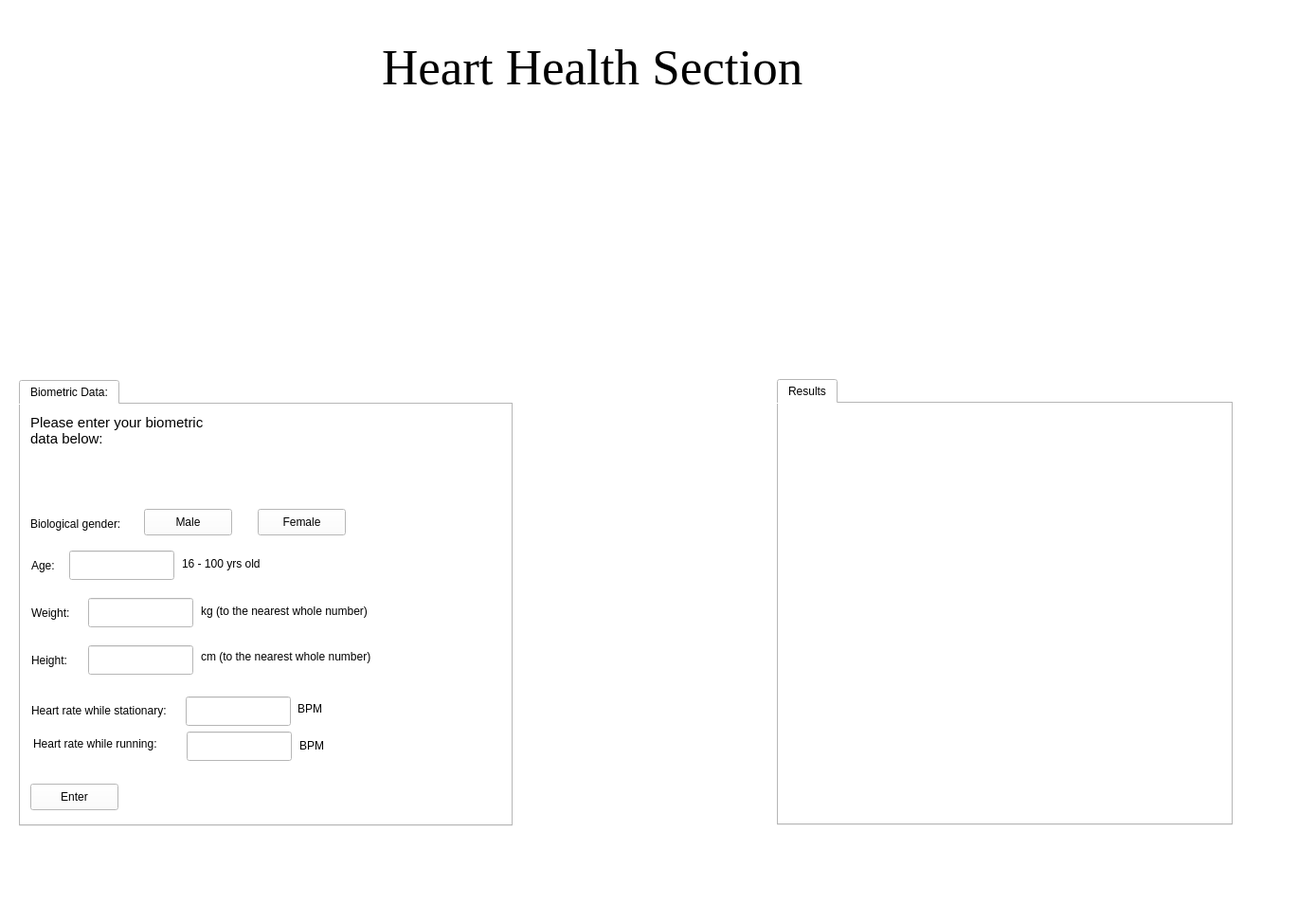
<?xml version="1.0" encoding="UTF-8"?>
<ui version="4.0">
 <class>RH_Fitness_h_h_mainwindow</class>
 <widget class="QMainWindow" name="RH_Fitness_h_h_mainwindow">
  <property name="geometry">
   <rect>
    <x>0</x>
    <y>0</y>
    <width>1389</width>
    <height>954</height>
   </rect>
  </property>
  <property name="windowTitle">
   <string>MainWindow</string>
  </property>
  <property name="styleSheet">
   <string notr="true">background-color: rgb(255, 255, 255);</string>
  </property>
  <widget class="QWidget" name="centralwidget">
   <widget class="QLabel" name="h_h_title_lbl">
    <property name="geometry">
     <rect>
      <x>403</x>
      <y>30</y>
      <width>631</width>
      <height>81</height>
     </rect>
    </property>
    <property name="font">
     <font>
      <family>Georgia</family>
      <pointsize>40</pointsize>
     </font>
    </property>
    <property name="text">
     <string>Heart Health Section</string>
    </property>
   </widget>
   <widget class="QTabWidget" name="template_h_h_tab_wdgt">
    <property name="geometry">
     <rect>
      <x>820</x>
      <y>400</y>
      <width>481</width>
      <height>471</height>
     </rect>
    </property>
    <property name="minimumSize">
     <size>
      <width>0</width>
      <height>0</height>
     </size>
    </property>
    <property name="maximumSize">
     <size>
      <width>671</width>
      <height>700</height>
     </size>
    </property>
    <property name="styleSheet">
     <string notr="true">background-color: rgb(255, 255, 255);</string>
    </property>
    <property name="currentIndex">
     <number>0</number>
    </property>
    <widget class="QWidget" name="results_tab">
     <attribute name="title">
      <string>Results</string>
     </attribute>
    </widget>
   </widget>
   <widget class="QLabel" name="h_h_image_lbl">
    <property name="geometry">
     <rect>
      <x>540</x>
      <y>140</y>
      <width>331</width>
      <height>201</height>
     </rect>
    </property>
    <property name="text">
     <string/>
    </property>
    <property name="pixmap">
     <pixmap>../../Pictures/h_h_heart_image.png</pixmap>
    </property>
   </widget>
   <widget class="QTabWidget" name="h_h_tab_widget">
    <property name="geometry">
     <rect>
      <x>20</x>
      <y>401</y>
      <width>521</width>
      <height>471</height>
     </rect>
    </property>
    <property name="currentIndex">
     <number>0</number>
    </property>
    <widget class="QWidget" name="inputs">
     <attribute name="title">
      <string>Biometric Data:</string>
     </attribute>
     <widget class="QLabel" name="age_lbl">
      <property name="geometry">
       <rect>
        <x>11</x>
        <y>154</y>
        <width>31</width>
        <height>31</height>
       </rect>
      </property>
      <property name="text">
       <string>Age:</string>
      </property>
     </widget>
     <widget class="QLineEdit" name="age_line_edit">
      <property name="geometry">
       <rect>
        <x>51</x>
        <y>154</y>
        <width>111</width>
        <height>31</height>
       </rect>
      </property>
     </widget>
     <widget class="QLabel" name="weight_lbl">
      <property name="geometry">
       <rect>
        <x>11</x>
        <y>204</y>
        <width>51</width>
        <height>31</height>
       </rect>
      </property>
      <property name="text">
       <string>Weight:</string>
      </property>
     </widget>
     <widget class="QLineEdit" name="weight_line_edit">
      <property name="geometry">
       <rect>
        <x>71</x>
        <y>204</y>
        <width>111</width>
        <height>31</height>
       </rect>
      </property>
     </widget>
     <widget class="QLabel" name="height_lbl">
      <property name="geometry">
       <rect>
        <x>11</x>
        <y>254</y>
        <width>51</width>
        <height>31</height>
       </rect>
      </property>
      <property name="text">
       <string>Height:</string>
      </property>
     </widget>
     <widget class="QLineEdit" name="height_line_edit">
      <property name="geometry">
       <rect>
        <x>71</x>
        <y>254</y>
        <width>111</width>
        <height>31</height>
       </rect>
      </property>
     </widget>
     <widget class="QLabel" name="heart_rate_stationary_lbl">
      <property name="geometry">
       <rect>
        <x>11</x>
        <y>307</y>
        <width>161</width>
        <height>31</height>
       </rect>
      </property>
      <property name="text">
       <string>Heart rate while stationary:</string>
      </property>
     </widget>
     <widget class="QLineEdit" name="heart_rate_running_line_edit">
      <property name="geometry">
       <rect>
        <x>175</x>
        <y>345</y>
        <width>111</width>
        <height>31</height>
       </rect>
      </property>
     </widget>
     <widget class="QLineEdit" name="heart_rate_stationary_line_edit">
      <property name="geometry">
       <rect>
        <x>174</x>
        <y>308</y>
        <width>111</width>
        <height>31</height>
       </rect>
      </property>
     </widget>
     <widget class="QLabel" name="h_h_msg_inputs_lbl">
      <property name="geometry">
       <rect>
        <x>10</x>
        <y>10</y>
        <width>201</width>
        <height>51</height>
       </rect>
      </property>
      <property name="font">
       <font>
        <pointsize>11</pointsize>
        <weight>50</weight>
        <bold>false</bold>
       </font>
      </property>
      <property name="text">
       <string>Please enter your biometric data below:</string>
      </property>
      <property name="alignment">
       <set>Qt::AlignLeading|Qt::AlignLeft|Qt::AlignTop</set>
      </property>
      <property name="wordWrap">
       <bool>true</bool>
      </property>
     </widget>
     <widget class="QPushButton" name="h_h_enter_btn">
      <property name="geometry">
       <rect>
        <x>10</x>
        <y>400</y>
        <width>93</width>
        <height>28</height>
       </rect>
      </property>
      <property name="text">
       <string>Enter</string>
      </property>
     </widget>
     <widget class="QLabel" name="age_lbl_2">
      <property name="geometry">
       <rect>
        <x>170</x>
        <y>152</y>
        <width>91</width>
        <height>31</height>
       </rect>
      </property>
      <property name="text">
       <string>16 - 100 yrs old</string>
      </property>
     </widget>
     <widget class="QLabel" name="weight_lbl_2">
      <property name="geometry">
       <rect>
        <x>190</x>
        <y>202</y>
        <width>201</width>
        <height>31</height>
       </rect>
      </property>
      <property name="text">
       <string>kg (to the nearest whole number)</string>
      </property>
     </widget>
     <widget class="QLabel" name="height_lbl_2">
      <property name="geometry">
       <rect>
        <x>190</x>
        <y>250</y>
        <width>201</width>
        <height>31</height>
       </rect>
      </property>
      <property name="text">
       <string>cm (to the nearest whole number)</string>
      </property>
     </widget>
     <widget class="QLabel" name="bpm_running_lbl">
      <property name="geometry">
       <rect>
        <x>294</x>
        <y>344</y>
        <width>31</width>
        <height>31</height>
       </rect>
      </property>
      <property name="text">
       <string>BPM</string>
      </property>
     </widget>
     <widget class="QLabel" name="bpm_stationary_lbl">
      <property name="geometry">
       <rect>
        <x>292</x>
        <y>305</y>
        <width>31</width>
        <height>31</height>
       </rect>
      </property>
      <property name="text">
       <string>BPM</string>
      </property>
     </widget>
     <widget class="QLabel" name="gender_lbl">
      <property name="geometry">
       <rect>
        <x>10</x>
        <y>110</y>
        <width>111</width>
        <height>31</height>
       </rect>
      </property>
      <property name="text">
       <string>Biological gender:</string>
      </property>
     </widget>
     <widget class="QPushButton" name="h_h_male_btn">
      <property name="geometry">
       <rect>
        <x>130</x>
        <y>110</y>
        <width>93</width>
        <height>28</height>
       </rect>
      </property>
      <property name="text">
       <string>Male</string>
      </property>
     </widget>
     <widget class="QPushButton" name="h_h_female_btn">
      <property name="geometry">
       <rect>
        <x>250</x>
        <y>110</y>
        <width>93</width>
        <height>28</height>
       </rect>
      </property>
      <property name="text">
       <string>Female</string>
      </property>
     </widget>
    </widget>
   </widget>
   <widget class="QLabel" name="heart_rate_running_lbl">
    <property name="geometry">
     <rect>
      <x>35</x>
      <y>769</y>
      <width>151</width>
      <height>31</height>
     </rect>
    </property>
    <property name="text">
     <string>Heart rate while running:</string>
    </property>
   </widget>
  </widget>
  <widget class="QMenuBar" name="menubar">
   <property name="geometry">
    <rect>
     <x>0</x>
     <y>0</y>
     <width>1389</width>
     <height>26</height>
    </rect>
   </property>
  </widget>
  <widget class="QStatusBar" name="statusbar"/>
 </widget>
 <resources/>
 <connections/>
</ui>
